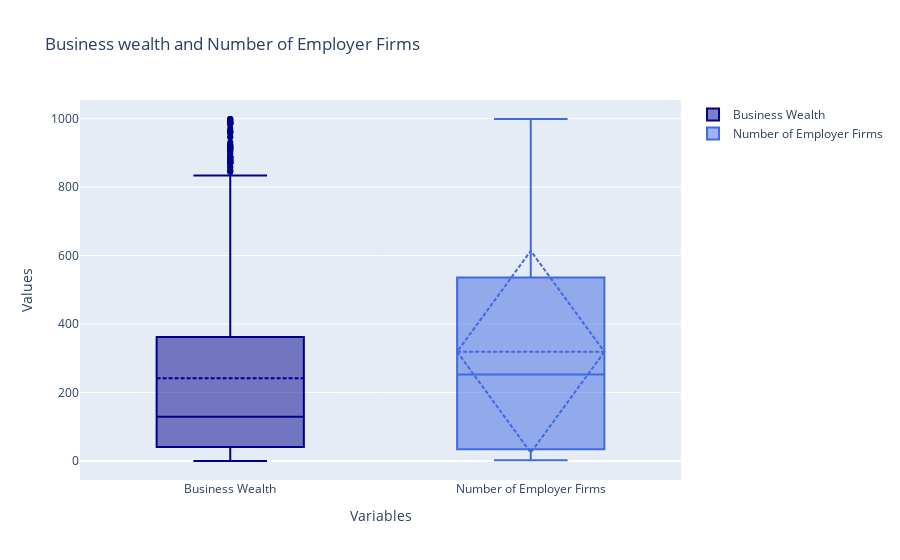

Here is the notebook cell this chart was saved with:
### Code cell
mergedTables = pd.concat([YearinBusinessDF, ReceiptSizeOfFirmDF], axis=0, ignore_index=False)

# Convert the 'Annual payroll' and 'Number of employer firms' columns to numeric values
mergedTables['Meaning of Sales, value of shipments, or revenue size of firms code (RCPSZFI_LABEL)']= pd.to_numeric(mergedTables['Annual payroll ($1,000) (PAYANN)'], errors='coerce')
mergedTables['Number of employer firms (FIRMPDEMP)'] = pd.to_numeric(mergedTables['Number of employer firms (FIRMPDEMP)'], errors='coerce')

# Sort the data in ascending order by the 'Annual payroll' column
mergedTables_sorted = mergedTables.sort_values('Meaning of Sales, value of shipments, or revenue size of firms code (RCPSZFI_LABEL)')

fig = go.Figure()

fig.add_trace(go.Box(
    y=mergedTables_sorted['Meaning of Sales, value of shipments, or revenue size of firms code (RCPSZFI_LABEL)'],
    name='Business Wealth',
    text=['Business Wealth'],
    marker_color='darkblue',
    boxmean=True # represent mean
))

fig.add_trace(go.Box(
    y=mergedTables_sorted['Number of employer firms (FIRMPDEMP)'],
    name='Number of Employer Firms',
    text=['Number of Employer Firms'],
    marker_color='royalblue',
    boxmean='sd' # represent mean and standard deviation
))
fig.update_layout(
    title="Business wealth and Number of Employer Firms",
    xaxis=dict(title="Variables"),
    yaxis=dict(title="Values")
)

fig.show()

### Figure 1 — Plotly figure (JSON) as saved in the notebook; plotly's stock layout.template omitted (floating-point values rounded to 4 significant figures; data arrays with more than 128 entries replaced by an {"elided": "..."} marker saying what was removed)
{"data": [{"boxmean": true, "marker": {"color": "darkblue"}, "name": "Business Wealth", "text": ["Business Wealth"], "type": "box", "y": {"elided": "28074 int values"}}, {"boxmean": "sd", "marker": {"color": "royalblue"}, "name": "Number of Employer Firms", "text": ["Number of Employer Firms"], "type": "box", "y": {"elided": "28074 int values"}}], "layout": {"title": {"text": "Business wealth and Number of Employer Firms"}, "xaxis": {"title": {"text": "Variables"}}, "yaxis": {"title": {"text": "Values"}}}}
